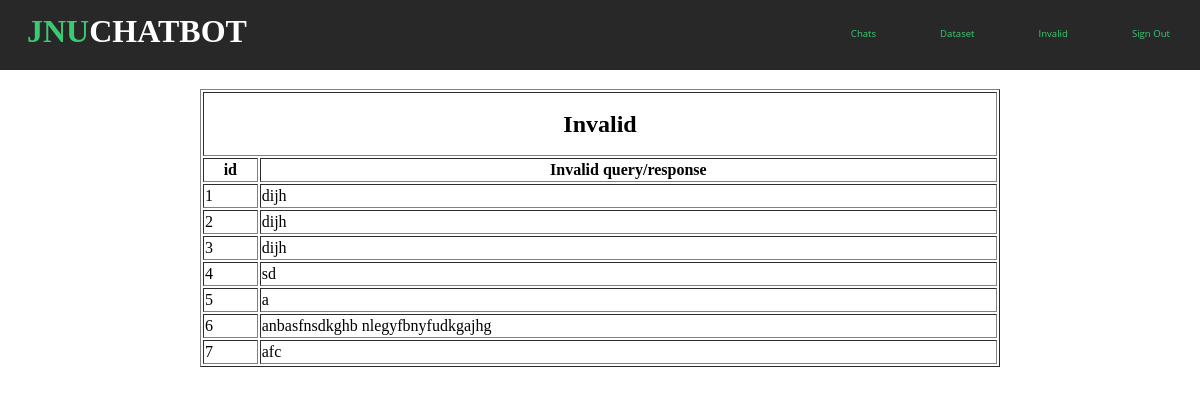
/invalid.php, run on the app's committed database.
### tables this page shows
CREATE TABLE `invalid` (
  `id` int(11) NOT NULL,
  `messages` varchar(255) NOT NULL
);

### invalid.php (the view, shortened to what this page needs)
<!DOCTYPE html>
<html lang="en">
<body>
<head>
	<link rel="stylesheet" href="navbar.css">
</head>
<header>
	<h1>JNU<span>CHAT<span>BOT</span></span></h1>
	<nav>
		<ul>
			<li><a href="adminlogin.php">Chats</a></li>
			<li><a href="qna.php">Dataset</a></li>
			<li><a href="invalid.php">Invalid</a></li>
			<li><a href="index.php">Sign Out</a></li>
		</ul>
	</nav>
</header>
<body>
	<table align="center" border="1px" style="width: 800px;line-height: 20px">
		<tr>
			<th colspan="2"><h2>Invalid</h2></th>
		<tr>
			<th align="center">id</th>
			<th align="center">Invalid query/response</th>
			</tr>
		<?php
		require_once 'dbconfig/config.php';
		try {
		$sql = "SELECT id,messages FROM invalid";
		$stmt = $db->prepare($sql);
		$stmt->execute();
		if($stmt->rowCount() > 0){
			while ($row =$stmt->fetch(PDO::FETCH_ASSOC)) {
				echo "<tr><td>".$row["id"]."</td><td>".$row["messages"]."</td></tr>";
			}
			echo "</table>";
		}
		else{
			echo "0 result";
		}
	} catch (PDOException $e) {
		throw new Exception($e->getMessage());
	}
?>
</body>
</html>
</html>

### navbar.css (style rules this page uses)
body,html { margin: 0; padding: 0; }
header { width: 100%; height: 70px; background-color: #282828; }
h1 { position: absolute; padding: 3px; float: left; margin-left: 2%; margin-top: 10px; font-family: 'Alfa Slab One',cursive; color: #39ca74; }
span { color: #ffffff; }
ul { width: auto; float: right; margin-top: 8px; }
li { display: inline-block; padding: 15px 30px; }
a { text-align: center; color: #39ca74; text-decoration: none; font-family: 'Open Sans',sans-serif; font-size: 0.8vw; }

### data on the page
invalid: id "1", messages "dijh"
invalid: id "2", messages "dijh"
invalid: id "3", messages "dijh"
invalid: id "4", messages "sd"
invalid: id "5", messages "a"
invalid: id "6", messages "anbasfnsdkghb nlegyfbnyfudkgajhg"
invalid: id "7", messages "afc"
